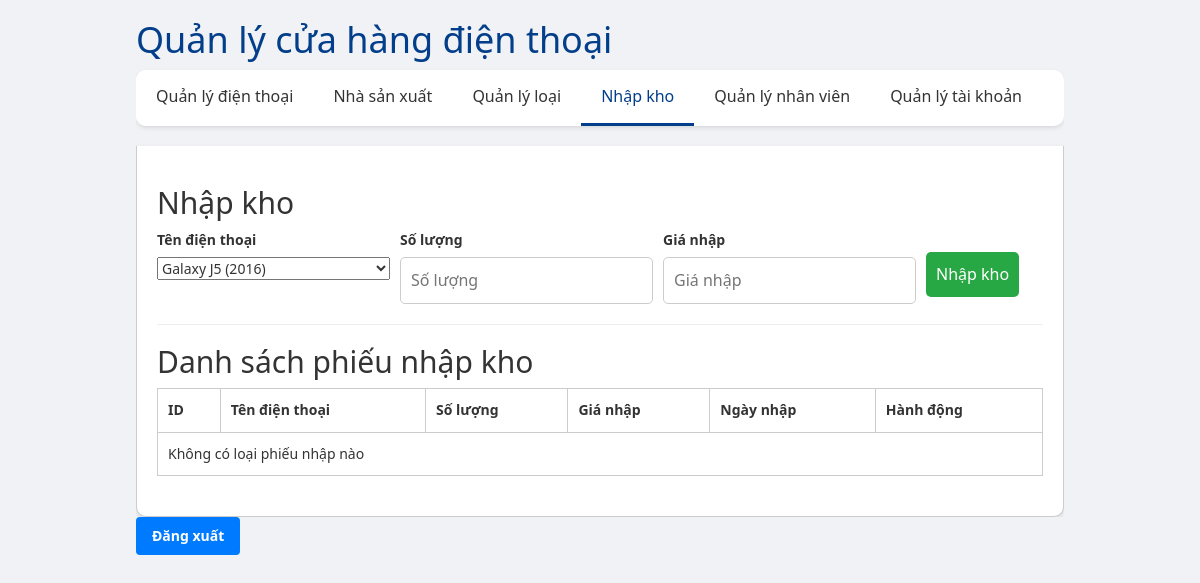
The page /admin/?page=imp (signed in) on the database as committed earlier.
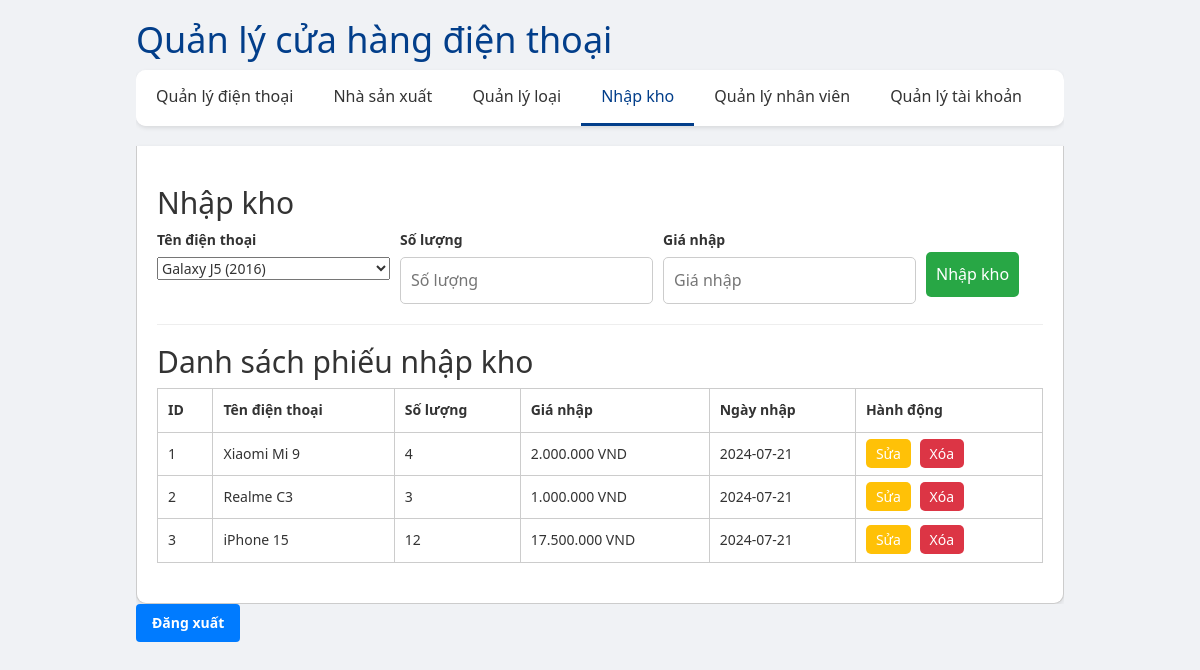
The same page on the database as committed later.
### tables this page shows
CREATE TABLE `imp` (
  `id` int(11) NOT NULL,
  `phone_id` int(11) NOT NULL,
  `quantity` int(11) NOT NULL DEFAULT 1,
  `price` int(25) NOT NULL DEFAULT 0,
  `dateimport` date NOT NULL
);

CREATE TABLE `phone` (
  `id` int(11) NOT NULL,
  `name` varchar(255) NOT NULL,
  `model` varchar(255) NOT NULL,
  `producer_id` int(12) NOT NULL,
  `phonetype_id` int(12) NOT NULL,
  `quantity` int(11) NOT NULL DEFAULT 0,
  `price` decimal(10,2) NOT NULL,
  `img` varchar(255) NOT NULL DEFAULT ''
);

### config/lib.php (called while the page is built, shortened)
<?php
function is_guest() {
    return false;
}
?>

### admin/pages/imp/index.php (the view, shortened to what this page needs)
<?php
include '../config/db.php';
?>
<head>
<link rel="stylesheet" href="/admin/pages/imp/styles.css">
</head>
<body>
    <main>
        <?php
        if (!is_guest()) {
            echo '<section class="add-type">
            <h2>Nhập kho</h2>
            <form action="/admin/pages/imp/add.php" method="post">
                <div>
                    <label for="name">Tên điện thoại</label><br>
                    <select name="phone_id">';
                    $sql = "select id, name from phone order by id";
                    $re = $conn->query($sql);
                    if ($re->num_rows > 0) {
                        while ($row = $re->fetch_assoc()) {
                            echo '<option value="' . $row['id'] . '">' . $row['name'] . '</option>' . "\n";
                        }
                    } else {
                        echo '<option value="null">Vui lòng thêm điện thoại trước</option>';
                    }
            echo '</select>
                </div>
                <div>
                    <label for="quantity">Số lượng</label><br>
                    <input type="number" name="quantity" placeholder="Số lượng" size="1" required>
                </div>
                <div>
                    <label for="quantity">Giá nhập</label><br>
                    <input type="number" name="price" placeholder="Giá nhập" size="1" required>
                </div>
                <div>
                    <br>
                    <button type="submit">Nhập kho</button>
                </div>
            </form>
        </section><hr>';
        }
        ?>
        <section class="type-list">
            <h2>Danh sách phiếu nhập kho</h2>
            <table>
                <thead>
                    <tr>
                        <th>ID</th>
                        <th>Tên điện thoại</th>
                        <th>Số lượng</th>
                        <th>Giá nhập</th>
                        <th>Ngày nhập</th>
                        <?php
                        if (!is_guest()) {
                            echo '<th>Hành động</th>';
                        }
                        ?>
                    </tr>
                </thead>
                <tbody>
                    <?php
                    $sql = "SELECT * FROM imp order by id;";
                    $result = $conn->query($sql);
                    if ($result->num_rows > 0) {
                        while($row = $result->fetch_assoc()) {
                            $id = $row["phone_id"];
                            $sql = "select name from phone where id = $id";
                            $rr = $conn->query($sql);
                            if ($rr->num_rows > 0) {
                                $phoneName = $rr->fetch_assoc()["name"];
                            } else {
                                $phoneName = "null";
                            }
                            echo "<tr>
                                <td>" . $row["id"] . "</td>
                                <td>" . $phoneName . "</td>
                                <td>" . $row["quantity"] . "</td>
                                <td>" . number_format(round($row["price"], 0), 0, '', '.') . " VND" . "</td>
                                <td>" . $row["dateimport"] . "</td>";
                            if (!is_guest()) {
                            echo "<td class='actions'>
                                    <a href='/admin/?page=editImp&id=" . $row["id"] . "' class='edit-btn'>Sửa</a>
                                    <a href='#' onclick=\"deleteSubmit('" . $row["id"] . "')\" class='delete-btn'>Xóa</a>
                                </td>";
                            }
                            echo "</tr>";
                        }
                    } else {
                        echo "<tr><td colspan='6'>Không có loại phiếu nhập nào</td></tr>";
                    }
                    ?>
                </tbody>
            </table>
        </section>
    </main>
</body>
</html>

### admin/index.php (shortened to what this page needs)
<?php
require_once '../config/lib.php';
$activePage = isset($_GET['page']) ? $_GET['page'] : 'Main';
?>
<!DOCTYPE html>
<html lang="en">
    <head>
        <link rel="stylesheet" href="/admin/css/bootstrap.min.css">
        <link rel="stylesheet" href="/admin/css/styles.css">
    </head>
    <body>
        <div class="wrapper">
            <h1>Quản lý cửa hàng điện thoại</h1>
            <div class="tab">
                <button class="tablinks <?php echo $activePage === 'phone' ? 'active' : ''; ?>" onclick="location.href='/admin/?page=phone&list=1'">Quản lý điện thoại</button>
                <button class="tablinks <?php echo $activePage === 'producer' ? 'active' : ''; ?>" onclick="location.href='/admin/?page=producer'">Nhà sản xuất</button>
                <button class="tablinks <?php echo $activePage === 'type' ? 'active' : ''; ?>" onclick="location.href='/admin/?page=type'">Quản lý loại</button>
                <button class="tablinks <?php echo $activePage === 'imp' ? 'active' : ''; ?>" onclick="location.href='/admin/?page=imp'">Nhập kho</button>
                <?php echo $_SESSION['admin'] ? "<button class=\"tablinks " . ($activePage === 'staff' ? 'active' : '') . "\" onclick=\"location.href='/admin/?page=staff'\">Quản lý nhân viên</button>\n" : '' ?>
                <?php echo $_SESSION['admin'] ? "<button class=\"tablinks " . ($activePage === 'account' ? 'active' : '') . "\" onclick=\"location.href='/admin/?page=account'\">Quản lý tài khoản</button>\n" : '' ?>
            </div>
            <div id="contentArea" class="tabcontent" style="display: <?php echo $activePage === 'imp' ? 'block' : 'none'; ?>">
                <?php if ($activePage === 'imp') {
                    include 'pages/imp/index.php';
                } ?>
        <div class="wrapper">
            <a href="/admin/auth.php?type=logout" class="button">Đăng xuất</a>
        </div>
    </body>
</html>

### admin/css/styles.css (style rules this page uses)
body { font-family: Arial, sans-serif; background-color: #f4f4f4; margin: 0; padding: 0; }
table { width: 100%; border-collapse: collapse; }
table, th, td { border: 1px solid #ccc; }
th, td { padding: 10px; text-align: left; }
.actions a { padding: 5px 10px; margin-right: 5px; border: none; cursor: pointer; border-radius: 5px; text-decoration: none; color: #fff; }
.actions .edit-btn { background-color: #ffc107; }
.actions .delete-btn { background-color: #dc3545; }
body, h1, p, button { margin: 0; padding: 0; }
body { font-family: 'Segoe UI', Tahoma, Geneva, Verdana, sans-serif; background-color: #f0f2f5; color: #333; line-height: 1.6; padding: 20px; }
.wrapper { width: 80%; margin: auto; overflow: hidden; }
h1 { color: #023e8a; margin-bottom: 10px; }
.tab { overflow: hidden; background-color: #ffffff; box-shadow: 0 2px 4px rgba(0,0,0,0.1); border-radius: 10px; margin-bottom: 20px; }
.tab button { background-color: inherit; float: left; border: none; outline: none; cursor: pointer; padding: 14px 20px; transition: background-color 0.3s, color 0.3s; font-size: 16px; border-bottom: 3px solid transparent; }
.tab button.active { border-bottom: 3px solid #023e8a; color: #023e8a; }
.tabcontent { display: none; padding: 20px; border: 1px solid #ccc; border-top: none; background-color: #fff; box-shadow: 0 2px 5px rgba(0,0,0,0.1); border-radius: 0 0 10px 10px; }

### admin/pages/imp/styles.css (style rules this page uses)
body { font-family: Arial, sans-serif; background-color: #f4f4f4; margin: 0; padding: 0; }
.add-type, .type-list, .edit-type { margin-bottom: 20px; }
.add-type form, .edit-type form { display: flex; flex-wrap: wrap; gap: 10px; }
.add-type input, .add-type button, .edit-type input, .edit-type button { padding: 10px; font-size: 16px; border: 1px solid #ccc; border-radius: 5px; }
.add-type button, .edit-type button { background-color: #28a745; color: #fff; border: none; cursor: pointer; }
table { width: 100%; border-collapse: collapse; }
table, th, td { border: 1px solid #ccc; }
th, td { padding: 10px; text-align: left; }
.actions a { padding: 5px 10px; margin-right: 5px; border: none; cursor: pointer; border-radius: 5px; text-decoration: none; color: #fff; }
.actions .edit-btn { background-color: #ffc107; }
.actions .delete-btn { background-color: #dc3545; }
body, h1, p, button { margin: 0; padding: 0; }
body { font-family: 'Segoe UI', Tahoma, Geneva, Verdana, sans-serif; background-color: #f0f2f5; color: #333; line-height: 1.6; padding: 20px; }
.wrapper { width: 80%; margin: auto; overflow: hidden; }
h1 { color: #023e8a; margin-bottom: 10px; }
.tab { overflow: hidden; background-color: #ffffff; box-shadow: 0 2px 4px rgba(0,0,0,0.1); border-radius: 10px; margin-bottom: 20px; }
.tab button { background-color: inherit; float: left; border: none; outline: none; cursor: pointer; padding: 14px 20px; transition: background-color 0.3s, color 0.3s; font-size: 16px; border-bottom: 3px solid transparent; }
.tab button.active { border-bottom: 3px solid #023e8a; color: #023e8a; }
.tabcontent { display: none; padding: 20px; border: 1px solid #ccc; border-top: none; background-color: #fff; box-shadow: 0 2px 5px rgba(0,0,0,0.1); border-radius: 0 0 10px 10px; }

### admin/index.php (style rules this page uses)
body, h1, p, button { margin: 0; padding: 0; }
body { font-family: 'Segoe UI', Tahoma, Geneva, Verdana, sans-serif; background-color: #f0f2f5; color: #333; line-height: 1.6; padding: 20px; }
.wrapper { width: 80%; margin: auto; overflow: hidden; }
h1 { color: #023e8a; margin-bottom: 10px; }
.tab { overflow: hidden; background-color: #ffffff; box-shadow: 0 2px 4px rgba(0,0,0,0.1); border-radius: 10px; margin-bottom: 20px; }
.tab button { background-color: inherit; float: left; border: none; outline: none; cursor: pointer; padding: 14px 20px; transition: background-color 0.3s, color 0.3s; font-size: 16px; border-bottom: 3px solid transparent; }
.tab button.active { border-bottom: 3px solid #023e8a; color: #023e8a; }
.tabcontent { display: none; padding: 20px; border: 1px solid #ccc; border-top: none; background-color: #fff; box-shadow: 0 2px 5px rgba(0,0,0,0.1); border-radius: 0 0 10px 10px; }
.wrapper a.button { display: inline-block; padding: 8px 16px; background-color: #007BFF; color: white; text-align: center; text-decoration: none; font-weight: bold; border-radius: 4px; border: none; cursor: pointer; transition: background-color 0.3s ease; }

Rows that differ between the two databases and show on the page:
added imp: id "1", phone.name "Xiaomi Mi 9", quantity "4", price "2.000.000", dateimport "2024-07-21"
added imp: id "2", phone.name "Realme C3", quantity "3", price "1.000.000", dateimport "2024-07-21"
added imp: id "3", phone.name "iPhone 15", quantity "12", price "17.500.000", dateimport "2024-07-21"
Other text that changed with them:
text no longer shown: "Không có loại phiếu nhập nào"
